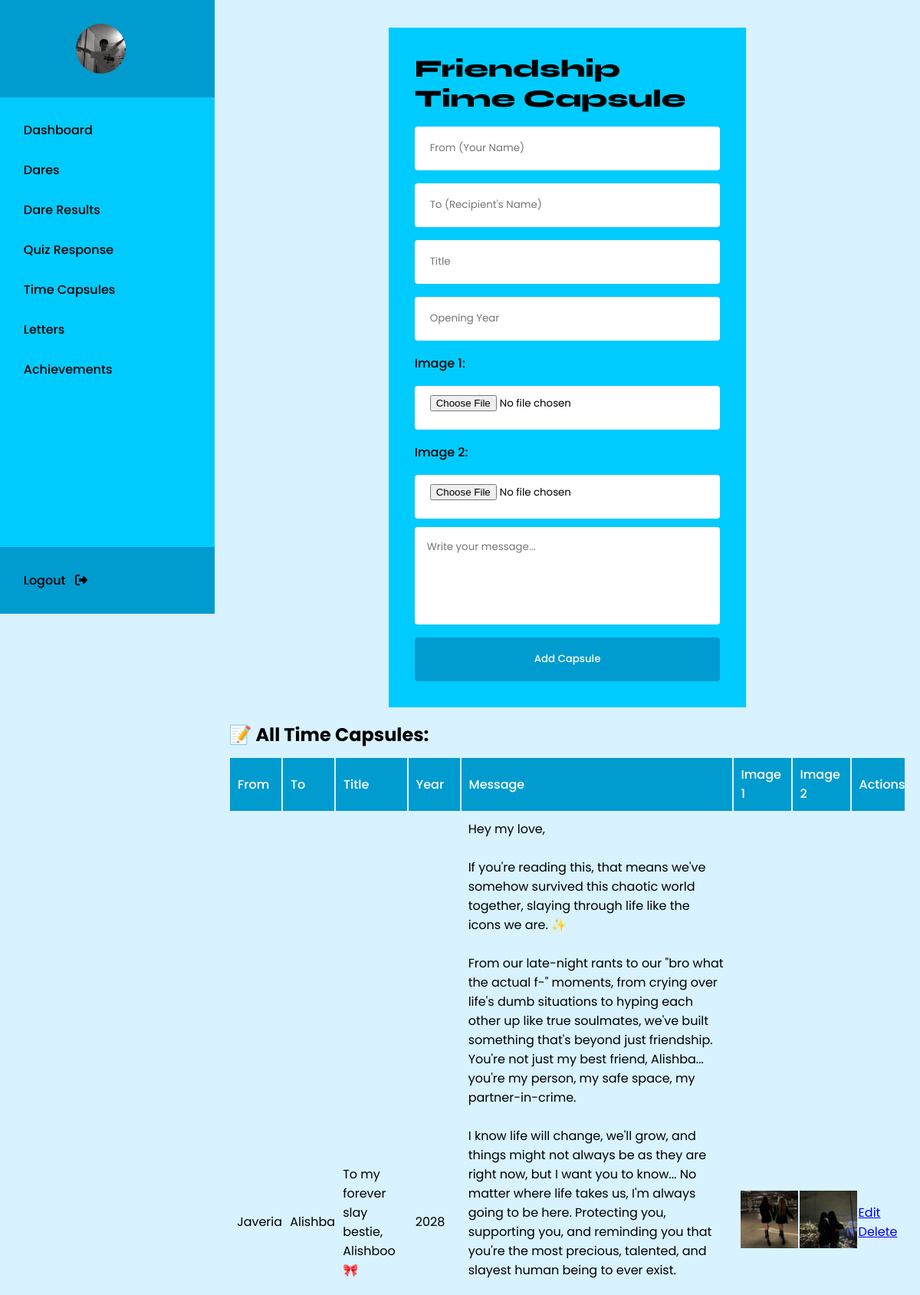
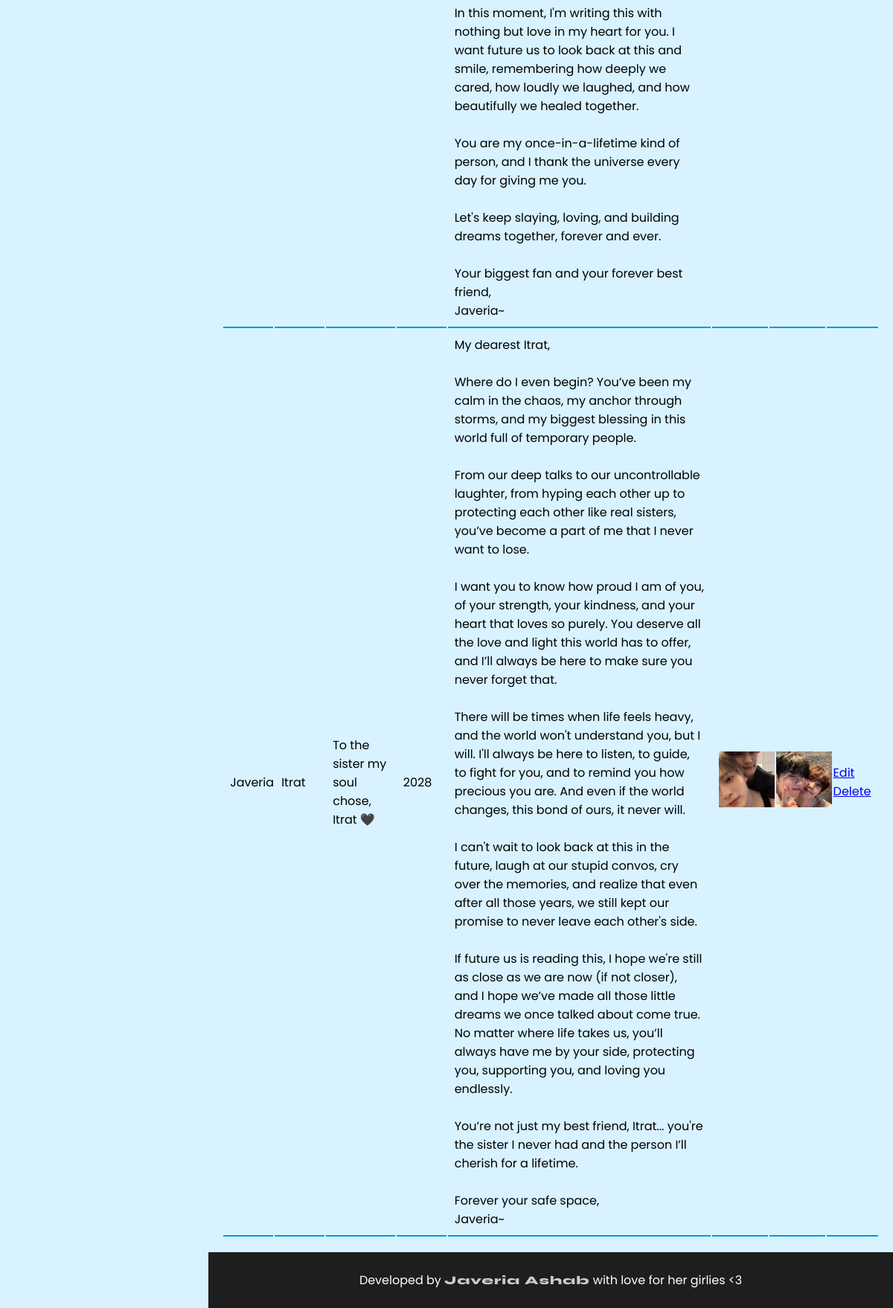
Screenshot of /admin/time_capsule.php with the database file from the repository (2 pictures, top to bottom).
### tables this page shows
CREATE TABLE `time_capsule` (
  `id` int(11) NOT NULL,
  `sender_name` varchar(255) NOT NULL,
  `recipient_name` varchar(255) NOT NULL,
  `title` varchar(255) NOT NULL,
  `opening_year` year(4) NOT NULL,
  `message` text NOT NULL,
  `image1` varchar(255) DEFAULT NULL,
  `image2` varchar(255) DEFAULT NULL,
  `created_at` timestamp NOT NULL DEFAULT current_timestamp()
);

### admin/time_capsule.php (the view, shortened to what this page needs)
<?php
include("../config.php");
$sql = "SELECT * FROM time_capsule ORDER BY created_at ASC";
$result = mysqli_query($conn, $sql);
$edit_mode = false;
$from = $to = $title = $year = $message = '';
?>
<!DOCTYPE html>
<html lang="en">
<head>
    <link rel="stylesheet" href="./style.css">
</head>
<body>
    <?php include("./header.php") ?>
    <main>
    <div class="main-container">
    <div class="acheivement-form">
    <form method="POST" enctype="multipart/form-data">
    <h1 class="syne-custom">Friendship Time Capsule</h1>
    <input type="text" name="from" placeholder="From (Your Name)" value="<?= $from ?>" required>
    <input type="text" name="to" placeholder="To (Recipient's Name)" value="<?= $to ?>" required>
    <input type="text" name="title" placeholder="Title" value="<?= $title ?>" required>
    <input type="number" name="opening_year" placeholder="Opening Year" value="<?= $year ?>" required>
    <label>Image 1:</label>
    <input type="file" name="image1" accept="image/*">
    <label>Image 2:</label>
    <input type="file" name="image2" accept="image/*">
    <textarea name="message" placeholder="Write your message..." required><?= $message ?></textarea>
    <button type="submit" name="submit_capsule">
        <?= $edit_mode ? 'Save Changes' : 'Add Capsule' ?>
    </button>
</form>
    </div>
    <h2>📝 All Time Capsules:</h2>
    <table>
        <tr>
            <th>From</th>
            <th>To</th>
            <th>Title</th>
            <th>Year</th>
            <th>Message</th>
            <th>Image 1</th>
            <th>Image 2</th>
            <th>Actions</th>
        </tr>
        <?php while ($row = mysqli_fetch_assoc($result)) { ?>
        <tr>
            <td><?php echo $row['sender_name']; ?></td>
            <td><?php echo $row['recipient_name']; ?></td>
            <td><?php echo $row['title']; ?></td>
            <td><?php echo $row['opening_year']; ?></td>
            <td><?php echo nl2br(htmlspecialchars($row['message'])); ?></td>
            <td><img src="<?php echo $row['image1']; ?>" class="img-preview"></td>
            <td><img src="<?php echo $row['image2']; ?>" class="img-preview"></td>
            <td>
            <a href="?edit_id=<?= $row['id'] ?>">Edit</a>
            <a href="?delete_id=<?= $row['id'] ?>" onclick="return confirm('Are you sure you want to delete this?')">Delete</a>
            </td>
        </tr>
        <?php } ?>
    </table>
    </div>
    <?php include("./footer.php") ?>
    </main>
</body>
</html>

### admin/header.php (shortened to what this page needs)
<?php
include("../config.php");
$profile_sql = "SELECT display_picture FROM admin_panel WHERE username = '" . $conn->real_escape_string($_SESSION['admin']) . "'";
$profile_result = $conn->query($profile_sql);
if ($profile_result->num_rows > 0) {
    $row = $profile_result->fetch_assoc();
    $profile_picture = htmlspecialchars($row['display_picture']);
} else {
    $profile_picture = "default.jpg";
}
?>
<!DOCTYPE html>
<html lang="en">
<head>
    <link rel="stylesheet" href="./style.css">
    <link rel="stylesheet" href="https://cdnjs.cloudflare.com/ajax/libs/font-awesome/6.5.1/css/all.min.css" />
</head>
<body>
    <header>
        <div class="sidebar">
            <div class="profile">
                <img src="../images/<?php echo $profile_picture; ?>" alt="Profile Picture">
            </div>
            <div class="nav-links">
            <ul>
                <li><a href="index.php">Dashboard</a></li>
                <li><a href="dares.php">Dares</a></li>
                <li><a href="dare_result.php">Dare Results</a></li>
                <li><a href="quiz_response.php">Quiz Response</a></li>
                <li><a href="time_capsule.php">Time Capsules</a></li>
                <li><a href="letters.php">Letters</a></li>
                <li><a href="achievements.php">Achievements</a></li>
            </ul>
            <p class="logout">
                <a href="logout.php">Logout &nbsp;&nbsp;<i class="fa-solid fa-right-from-bracket"></i></a>
            </p>
            </div>
        </div>
    </header>
</body>
</html>

### admin/footer.php (shortened to what this page needs)
<!DOCTYPE html>
<html lang="en">
<head>
    <link rel="stylesheet" href="./style.css">
</head>
<body>
    <footer>
        <p>Developed by <span class="syne-custom">Javeria Ashab</span> with love for her girlies <3</p>
    </footer>
</body>
</html>

### admin/style.css (style rules this page uses)
* { margin: 0; padding: 0; box-sizing: border-box; font-family: 'Poppins', sans-serif; }
:root { --lightest: #D8F2FF; --light02: #84E4F7; --light01: #5ADEFF; --light: #00CBFE; --sky-blue: #00BDFE; }
body { background: var(--lightest); width: 100%; display: flex; }
.syne-custom { font-family: "Syne", sans-serif; font-optical-sizing: auto; font-weight: 800; font-style: normal; }
header { width: 35vh; height: 100vh; display: flex; position: fixed; left: 0; }
header .sidebar { width: 100%; height: 100%; background: var(--light); display: flex; flex-direction: column; }
header .sidebar .profile { width: 100%; display: flex; justify-content: center; align-items: center; gap: 8%; padding: 11%; background: #009bcf; }
header .sidebar img { height: 65px; width: 65px; object-fit: cover; border-radius: 50%; }
header .sidebar .nav-links { flex-grow: 1; display: flex; flex-direction: column; gap: 5%; }
header .sidebar .nav-links ul { list-style: none; padding: 11%; }
header .sidebar .nav-links ul li { margin-bottom: 27px; }
header .sidebar .nav-links a { text-decoration: none; color: black; font-weight: 500; }
p.logout { width: 100%; padding: 11%; background: #009bcf; margin-top: auto; }
main { flex-grow: 1; margin-left: 35vh; }
.acheivement-form, .dare-container { width: 100%; height: 100%; display: flex; justify-content: center; align-items: center; flex-direction: column; padding: 2%; }
.acheivement-form form, .dare-container form { width: 55%; display: flex; justify-content: center; align-items: flex-start; flex-direction: column; background: var(--light); padding: 4%; }
.acheivement-form form input[type="text"], .acheivement-form form input[type="number"] { width: 100%; height: 57px; outline: none; border: none; border-radius: 4px; padding: 5%; background: white; margin-top: 17px; }
.acheivement-form form label { margin-top: 17px; font-weight: 500; }
.acheivement-form form input[type="file"] { width: 100%; height: 57px; outline: none; border: none; border-radius: 4px; padding-top: 3%; padding-left: 5%; background: white; margin-top: 17px; }
.acheivement-form textarea { width: 100%; height: 127px; text-wrap: wrap; outline: none; border: none; border-radius: 4px; padding: 4%; margin-top: 11px; resize: none; }
.acheivement-form form button, .dare-container form button { width: 100%; height: 57px; outline: none; border: none; border-radius: 4px; background: #009bcf; color: white; font-weight: 500; cursor: pointer; transition: all 0.3s ease-in-out; margin-top: 17px; }
.main-container { padding: 2%; }
table { width: 100%; margin-top: 11px; }
table th { font-weight: 500; background: #009bcf; color: white; padding: 1.1%; text-align: left; }
table td { padding: 1%; border-bottom: solid 2px #009bcf; min-width: 67px; }
table img { width: 75px; height: 75px; object-fit: cover; }
footer { background: #1e1e1e; width: 100%; height: 75px; display: flex; justify-content: center; align-items: center; }
footer p { color: white; text-align: center; }
footer p span { color: #cacaca; letter-spacing: 1px; }

### rows the page displays
time_capsule: sender_name "Javeria", recipient_name "Alishba", title "To my forever slay bestie, Alishboo 🎀", opening_year "2028", message "Hey my love, If you're reading this, that means we've somehow survived this chaotic world together, slaying through life like the icons we are. ✨ From our late-night rants to our \"bro what the actual f-\" moments, from crying over life's dumb situations to hyping each other up like true soulmates, we've built something that's beyond just friendship. You're not just my best friend, Alishba... you're my person, my safe space, my partner-in-crime. I know life will change, we'll grow, and things might not always be as they are right now, but I want you to know... No matter where life takes us, I'm always going to be here. Protecting you, supporting you, and reminding you that you're the most…", image1 (picture), image2 (picture)
time_capsule: sender_name "Javeria", recipient_name "Itrat", title "To the sister my soul chose, Itrat 🖤", opening_year "2028", message "My dearest Itrat, Where do I even begin? You’ve been my calm in the chaos, my anchor through storms, and my biggest blessing in this world full of temporary people. From our deep talks to our uncontrollable laughter, from hyping each other up to protecting each other like real sisters, you’ve become a part of me that I never want to lose. I want you to know how proud I am of you, of your strength, your kindness, and your heart that loves so purely. You deserve all the love and light this world has to offer, and I’ll always be here to make sure you never forget that. There will be times when life feels heavy, and the world won't understand you, but I will. I'll always be here to listen, to…", image1 (picture), image2 (picture)
